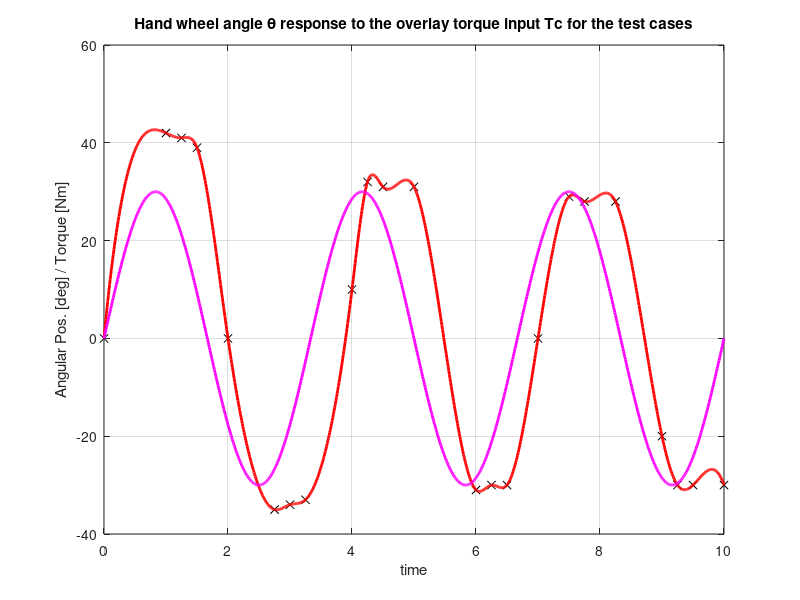

Here is the MATLAB script that generated this plot: (Note: this script raises an error after producing the figure.)

%% Figure 4 Recreation - Create Experimental Data for RLS Param ID 
% Create Tc (pre-defined), Case1-3 curve manually (through x-y coords) 
% --------------------------------------------------------------------

% input overlay torque Tc and time info 
fc=0.3;
T_tot = 10;
delta_t = 0.01;
t=[0:delta_t:T_tot];
Tc = 30.*sin(2*pi.*fc*t);  %this is a 1x1000 array, ex. to index the last column val, do Tc(1,1001)

% output Case 1 - Hands Off - Td = 0 
x_1 = [0  1 1.25 1.5 2  2.75 3  3.25 4  4.25 4.5 5   6  6.25  6.5 7 7.5 7.75 8.25 9   9.25 9.5 10];
y_1 = [0 42 41   39  0 -35  -34 -33  10 32   31  31 -31 -30  -30  0 29  28   28  -20  -30 -30 -30];
spl_1 = spline(x_1,y_1);
theta_1 = ppval(spl_1,t);  %this is a 1x1000 array, ex. to index the last column val, do theta_1(1,1001)

% output Case 2 - Compliant Driver - Tds = 0
%x_2 = [];
%y_2 = [];
%spl_2 = spline(x_2,y_2);
%theta_2 = ppval(spl_2,t);

% output Case 1 - Hands Off - Td = 0 
%x_3 = [];
%y_3 = [];
%spl_3 = spline(x_3,y_3);
%theta_3 = ppval(spl_3,t);

% -----------------------
% Figure 4 Creation
% Plot the input and cases
% -----------------------
figure(1)
plot(x_1,y_1,'x','MarkerEdgeColor','black')
hold on
plot(t,theta_1,'r-','LineWidth',2)
plot(t,Tc,'m','LineWidth',2)
hold off
grid on;
title('Hand wheel angle θ response to the overlay torque input Tc for the test cases')
xlabel('time')
ylabel('Angular Pos. [deg] / Torque [Nm]')

%% Extract X_k from the input data
% X_k = [1, θ, w, Tc] @ k-1
% There will be a X_k vect for each Case (each θ) 1-3
% θ is fed from the arrays theta_<1,2,3> from the prev section
% w = deltaθ/delta_t 
% Tc is fed from the Tc array from the prev section
%---------------------------------------------------------------

% output Case 1 - X_k_1 creation 
w_1 = zeros(1001,1);
for ctr = 2:1:1000
    prev = ctr -1 ;
    w_1(ctr,1) = (( theta_1(1,ctr) - theta_1(1,prev) ) / delta_t );
end

X_k_1 = ones( (T_tot/delta_t)+1 , 4 );
X_k_1(:,2) = theta_1';
X_k_1(:,3) = w_1;
X_k_1(:,4) = Tc';

% output Case 2 - X_k_2 creation 


% output Case 3 - X_k_3 creation 



%% RLS Parameter Identification w/ EFRA Algorithm
% Use eqs 18-21 from Section V-B. 
% -------------------------------------------------------------------------
% curr_phi_k -- (Φk) 1x4 param vect w/ bias term & 3 terms from eq16
% phi_k_init -- set to 0 initially
% new_phi_k -- new meas of phi_k
% curr_Y_k -- lin regress model output at time step k
% new_y_k -- the new measured (output) y from the current model
% X_k -- regress vector in lin regress model -- X_k = [1, θ, w, Tc] @ k-1
% K_k -- filter gain used to tune the calc'd parameter vector (Φk)
% P_k_curr -- cov matrix for calc'ing K, has defined params α,β,γ,λ
% P_k_init -- set to arb. lrg. # init. (P_k_init = Id matrix * sigma) 
% sigma -- large # .......but idk the matrix dims yet!!
% P_k_new -- updated for every iteration of EFRA 
% -------------------------------------------------------------------------

% initial conditions
Phi_k_init = [0 0 0 0];    %given
model_Y_k_init = -1;        % I chose this randomly, but knew it couldnt = 0
sigma = 50;              % I chose but it says should be >>0
P_k_init = sigma*eye(4);   % I think cov mat should be a 4x4  

% --------------------------
% EFRA algorithm description: 
% --------------------------
% 1. Start w/ Pk_init (lrg) and Φk_init (zero)
% 2. At each time step k, calc model output Yk & filt gain K_k 
% 3. This new meas of the model output is calc'd (yk), update Φk & Pk
    
% Step 1 --initialize the variables for EFRA 
Phi_k_curr = Phi_k_init;
y_k_curr = model_Y_k_init;
P_k_curr = P_k_init;

% Step 2&3 --at each time step k calc new y_k & K_k, then new Phi_k & P_k
k = t/delta_t;
Phi_k_list_case1 = zeros(1001,4);
Phi_k_list_case2 = zeros(1001,4);
Phi_k_list_case3 = zeros(1001,4);
[row_X_k,col] = size(X_k_1);   %X_k is same size for all cases


% output Case 1 - Parameter ID'ing via EFRA RLS method 
for each = 1:1:row_X_k
    X_k_in = X_k_1(each,:);
    [y_k_new, K_k, Phi_k_new, P_k_new] = EFRA(X_k_in, P_k_curr, Phi_k_curr,y_k_curr)  ; 
   
    y_k_curr = y_k_new; 
    Phi_k_curr = Phi_k_new;
    P_k_curr = P_k_new;

    Phi_k_list_case1(each,:) = Phi_k_curr;

end


% output Case 2 - Parameter ID'ing via EFRA RLS method 


% output Case 3 - Parameter ID'ing via EFRA RLS method 




% ----------------------------------
% Plot the output parameters (Fig 5)
% ----------------------------------
figure(2)
subplot(2,2,1)
x = t;
phi0_case1 = Phi_k_list_case1(:,1);
plot(x,phi0_case1)
title('Subplot 1: Phi-0)')

subplot(2,2,2)
phi1_case1 = Phi_k_list_case1(:,2);
plot(x,phi1_case1)
title('Subplot 2: Phi-1)')

subplot(2,2,3)
phi2_case1 = Phi_k_list_case1(:,3);
plot(x,phi2_case1)
title('Subplot 3: Phi-2)')

subplot(2,2,4)
phi3_case1 = Phi_k_list_case1(:,4);
plot(x,phi3_case1)
title('Subplot 4: Phi-3)')



%% Mechanical Impedance Property Determination
% Determine J_eq, b_eq, and k_eq from eq.15/16
% From the previous section, we calc'd phi1-3
% phi-1 = -(delta_t*k_eq)/J_eq --> k_eq = -(phi1*J_eq)/delta_T
% phi-2 = 1- (delta_t*b_eq)/J_eq --> b_eq = [J_eq - (phi2*J_eq)] / delta_t
% phi-3 = delta_t/J_eq --> J_eq = delta_t/phi3
% ---------------------------------------------

% Case 1 property determination
J_eq_case1 = delta_t./phi3_case1 ;
b_eq_case1 = (J_eq_case1 - (phi2_case1.*J_eq_case1)) ./delta_t ;
k_eq_case1 = -1.*(phi1_case1.*J_eq_case1) ./delta_t ;

% Case 2 property determination


% Case 3 property determination



% ----------------------------------
% Plot the output properties (Fig 6)
% ----------------------------------
figure(3)
subplot(3,1,1)
x = t;
plot(x,J_eq_case1)
title('Subplot 1: J_eq)')
ylim([-10,10])  %added limits for viewing purposes only

subplot(3,1,2)
plot(x,b_eq_case1)
title('Subplot 2: b_eq)')
ylim([-500,0])
 
subplot(3,1,3)
plot(x,k_eq_case1)
title('Subplot 3: k_eq)')
ylim([-10,10])











